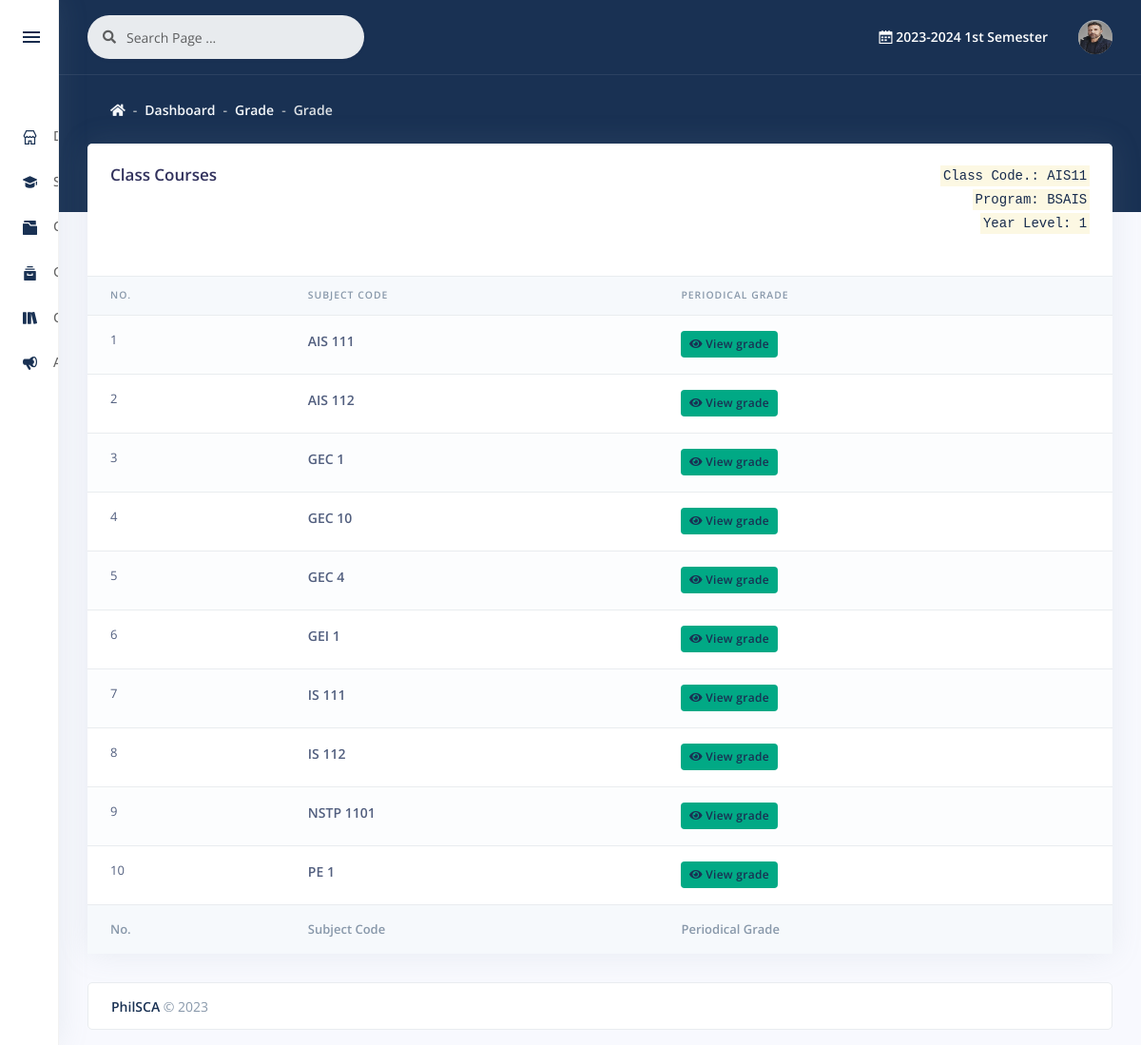
Screenshot of /faculty/grade_class.php?id=5&period=prelim (signed in) with the database file from the repository.
### tables this page shows
CREATE TABLE `period` (
  `id` int(22) NOT NULL,
  `year` text NOT NULL,
  `term` int(11) NOT NULL,
  `status` int(11) NOT NULL,
  `updated_on` datetime DEFAULT NULL,
  `created_on` datetime NOT NULL
);

CREATE TABLE `staff` (
  `id` int(11) NOT NULL,
  `user_id` int(11) DEFAULT NULL,
  `username` text NOT NULL,
  `institute_id` int(11) DEFAULT NULL,
  `position_id` int(11) NOT NULL,
  `created_on` datetime NOT NULL
);

CREATE TABLE `user` (
  `id` int(11) NOT NULL,
  `type` text NOT NULL,
  `username` text NOT NULL,
  `password` text NOT NULL,
  `firstname` text NOT NULL,
  `middlename` text DEFAULT NULL,
  `lastname` text NOT NULL,
  `gender` text DEFAULT NULL,
  `birthdate` date DEFAULT NULL,
  `address` text DEFAULT NULL,
  `phone_no` text DEFAULT NULL,
  `profileImage` text DEFAULT NULL,
  `isPasswordChanged` int(11) NOT NULL,
  `status` int(11) NOT NULL,
  `updated_on` datetime DEFAULT NULL,
  `created_on` datetime NOT NULL
);

CREATE TABLE `class` (
  `id` int(20) NOT NULL,
  `class_code` text NOT NULL,
  `institute_id` int(20) DEFAULT NULL,
  `program_id` int(20) NOT NULL,
  `level` int(11) NOT NULL,
  `period_id` int(11) NOT NULL,
  `slot` int(22) DEFAULT NULL,
  `isSet` int(11) NOT NULL,
  `updated_on` datetime DEFAULT NULL,
  `created_on` datetime NOT NULL
);

CREATE TABLE `program` (
  `id` int(20) NOT NULL,
  `name` text NOT NULL,
  `description` text NOT NULL,
  `institute_id` int(20) NOT NULL,
  `updated_on` datetime NOT NULL,
  `created_on` datetime NOT NULL
);

CREATE TABLE `schedule` (
  `id` int(11) NOT NULL,
  `class_id` int(11) NOT NULL,
  `course_id` int(11) NOT NULL,
  `days` text NOT NULL,
  `time` text NOT NULL,
  `room` text NOT NULL,
  `faculty_id` int(22) NOT NULL,
  `updated_on` datetime DEFAULT NULL,
  `created_on` datetime NOT NULL
);

CREATE TABLE `course` (
  `id` int(20) NOT NULL,
  `subject_code` text NOT NULL,
  `description` text NOT NULL,
  `program_id` int(22) NOT NULL,
  `level` int(22) NOT NULL,
  `term` int(22) NOT NULL,
  `lab_unit` int(11) NOT NULL,
  `lec_unit` int(11) NOT NULL,
  `unit` text NOT NULL,
  `hours` int(11) NOT NULL,
  `prerequisite` int(11) NOT NULL,
  `updated_on` datetime DEFAULT NULL,
  `created_on` datetime NOT NULL
);

### faculty/include/session.php (called while the page is built, shortened)
<?php
	include '../include/conn.php';
		if($_SESSION['type']=='faculty'){
			$stmt = $con->prepare("SELECT *,
				`user`.`id` AS `user_id`,
				`staff`.`id` AS `staff_id`
			 	FROM `user`
				INNER JOIN `staff` ON `staff`.`username` =`user`.`username`
				WHERE `user`.`id` = ? LIMIT 1");
			$stmt->execute([$_SESSION['faculty']]);
			$user = $stmt->fetch(PDO::FETCH_ASSOC);;
		}else{
			echo"<script>window.location.href='../403.php';</script>";
		}

### include/function.php (called while the page is built, shortened)
<?php
	function dbconnect(){
		$DB_HOST='localhost';
		$DB_NAME='dbphilsca';
		$DB_USER='root';
		$DB_PASS='';
		$DB_CHARSET='utf8mb4';
		$dsn = "mysql:host=$DB_HOST;dbname=$DB_NAME;charset=$DB_CHARSET";
		$options = [
			PDO::ATTR_ERRMODE => PDO::ERRMODE_EXCEPTION,
			PDO::ATTR_DEFAULT_FETCH_MODE => PDO::FETCH_ASSOC,
			PDO::ATTR_EMULATE_PREPARES => false,
		];
		try {
			$pdo = new PDO($dsn, $DB_USER, $DB_PASS, $options);
		} catch (PDOException $e) {
			echo "Connection failed: " . $e->getMessage();
			exit;
		}
		return $pdo;
	}
	function getrecord($table, $fields, $data) {
		try {
			$con = dbconnect();
			$fld = implode("=? AND ", $fields) . "=?";
			$sql = "SELECT * FROM `$table` WHERE $fld LIMIT 1";
			$stmt = $con->prepare($sql);
			$stmt->execute($data);
			$row = $stmt->fetch(PDO::FETCH_ASSOC);
		} catch (Exception $e) {
			$_SESSION['error'] = 'Something went wrong: ' . $e->getMessage();
			error_log($e->getMessage(), 0);
			return null;
		}
		$con = null;
		return $row;
	}

### faculty/grade_class.php (the view, shortened to what this page needs)
<?php
	include("include/session.php");
	include("include/header.php");
	include("../include/function.php");
  	include("include/header.php");
	$class=getrecord('class',['id'],[$_GET['id']]);
	?>
	</head>
	<?php include("include/sidebar.php"); ?>
	<div class="main-content" id="panel">
		<?php
			include("include/topnav.php");
			include("include/breadcrumbs.php");
		?>
			<div class="container-fluid mt--6">
				  <div class="row">
					<div class="col">
					<div class="card">
					<div class="card-header border-0">
					  <div class="row">
						<div class="col-6">
						  <h3 class="mb-0">Class Courses</h3>
						</div>
						<div class="col-6 text-right">
							<code class="text-default"><mark class="text-default">Class Code.: <?php echo  htmlspecialchars($class['class_code'], ENT_QUOTES, 'UTF-8');?></mark></code><br>
							<code class="text-default"><mark class="text-default">Program: <?php
							$get_program=getrecord('program',['id'],[$class['program_id']]);
							echo ''.$get_program['name'];?></mark></code><br>
							<code class="text-default"><mark class="text-default">Year Level: <?php echo  htmlspecialchars($class['level'], ENT_QUOTES, 'UTF-8');?></mark></code><br>
							<br>
						</div>
					  </div>
					</div>
					<div class="table-responsive">
              			<table class="table align-items-center table-flush table-striped" id="">
                			<thead class="thead-light">
								<tr>
									<th>No.</th>
									<th>Subject Code</th>
									<th class="">Periodical Grade</th>
								</tr>
							</thead>
							<tfoot class="thead-light">
								<tr>
									<th>No.</th>
									<th>Subject Code</th>
									<th class="">Periodical Grade</th>
								</tr>
							</tfoot>
						<tbody>
							<?php
								try {
									$subject_sql = "SELECT `schedule`.`id` AS `schedule_id`, `course`.`subject_code` AS `course_code`
													FROM `schedule`
													INNER JOIN `course` ON `course`.`id` = `schedule`.`course_id`
													WHERE `schedule`.`class_id` = :class_id
													ORDER BY `schedule`.`id`";
									$subject_stmt = $con->prepare($subject_sql);
									$subject_stmt->bindParam(':class_id', $_SESSION['class'], PDO::PARAM_INT);
									$subject_stmt->execute();
									$subjects = $subject_stmt->fetchAll(PDO::FETCH_ASSOC);
									$cnt=0;
									foreach ($subjects as $subject) {
										$cnt++;
										$schedule_id = htmlspecialchars($subject['schedule_id'], ENT_QUOTES, 'UTF-8');
										$course_code = htmlspecialchars($subject['course_code'], ENT_QUOTES, 'UTF-8');
										echo "<tr>";
											echo "<td>";
												echo "<label>" .$cnt. "</label>";
											echo "</td>";
											echo "<td class=''>";
												echo "<label class='form-control-label'>" .$course_code. "</label>";
											echo "</td>";
											echo "<td class=''>";
													echo "<button type='button' class='btn bg-green text-primary btn-sm ' onclick=\"window.location.href='periodical_grade.php?id={$schedule_id}&period={$_SESSION['period']}'\">";
													echo "<i class='fa fa-eye text-primary' ></i> View grade";
													echo "</button>";
											echo "</td>";
										echo "</tr>";
									}
								} catch (Exception $e) {
								}
							?>
						</tbody>
					  </table>
					</div>
				</div>
			</div>
		</div>
	<?php include("include/footer.php");  ?>
        </div>
      </div>
	</body>
</html>

### faculty/include/topnav.php (shortened to what this page needs)
<?php
  include '../include/conn.php';
	include("include/session.php");
?>
  <nav class="navbar navbar-top navbar-expand navbar-dark bg-primary border-bottom">
    <div class="container-fluid">
      <div class="collapse navbar-collapse" id="navbarSupportedContent">
        <form class="navbar-search navbar-search-light form-inline mr-sm-3" id="navbar-search-main">
          <div class="form-group mb-0">
            <div class="input-group input-group-alternative input-group-merge">
              <div class="input-group-prepend">
                <span class="input-group-text"><i class="fas fa-search"></i></span>
              </div>
              <input class="form-control" placeholder="Search Page ..." onkeyup="showResult(this.value)" type="text">
            </div>
          </div>
        </form>
        <ul class="navbar-nav align-items-center ml-md-auto">
          <li class="nav-item dropdown">
            <p class="nav-link mb-0 text-sm  font-weight-bold text-white" href="#">
              <i class="ni ni-calendar-grid-58"></i>
              <?php
                try {
                    $query = "SELECT * FROM `period` WHERE `status` = '1' LIMIT 1";
                    $stmt = $con->prepare($query);
                    $stmt->execute();
                    $result = $stmt->fetch(PDO::FETCH_ASSOC);
                    if ($result) {
                        echo $result['year'] . " ";
                        if ($result['term'] == '1') echo "1st Semester";
                        else if ($result['term'] == '2') echo "2nd Semester";
                        else if ($result['term'] == '3') echo "Summer";
                        else echo "Unknown Term";
                    } else  echo "No active period found.";
                } catch (PDOException $e) {  echo "Error: " . $e->getMessage(); }
              ?>
            </p>
          </li>
        </ul>
        <ul class="navbar-nav align-items-center ml-auto ml-md-0">
          <li class="nav-item dropdown">
            <a class="nav-link pr-0" href="#" role="button" data-toggle="dropdown" aria-haspopup="true" aria-expanded="false">
              <div class="media align-items-center">
                  <span class="avatar avatar-sm rounded-circle">
                    <?php $userphoto = $user['profileImage'];
                    if ($userphoto == "") :
                    ?>
                      <img src="img/profile.png" alt="Image placeholder">
                    <?php else : ?>
                      <img alt="Image placeholder" src="img/<?php echo htmlentities($userphoto); ?>" style="width:40px;height:35px;border-radius:50%;">
                    <?php endif; ?>
                  </span>
              </div>
            </a>
          </li>
        </ul>
      </div>
    </div>
  </nav>

### assets/css/style.css (style rules this page uses)
:root { --blue: #5e72e4; --indigo: #5603ad; --purple: #8965e0; --pink: #f3a4b5; --red: #f5365c; --orange: #fb6340; --yellow: #ffd600; --green: #01A985; --green2: #128C7E; --green3: #075E54; --teal: #11cdef; --cyan: #2bffc6; --white: #fff; --gray: #8898aa; --gray-dark: #32325d; --light: #ced4da; --lighter: #e9ecef; --primary: #193153; --secondary: #f7fafc; --success: #2dce89; --info: #11cdef; --warning: #fb6340; --danger: #f5365c; --light: #adb5bd; --dark: #212529; --default: #172b4d; --white: #fff; --neutral: #fff; --darker: black; --breakpoint-xs: 0; --breakpoint-sm: 576px; --breakpoint-md: 768px; --breakpoint-lg: 992px; --breakpoint-xl: 1200px; --font-family-sans-serif: Open Sans, sans-serif; --font-family-monospace: SFMono-Regular, Menlo, Monaco, Consolas, 'Liberation Mono', 'Courier New', monospace; }

### rows the page displays
period: year "2023-2024"
staff: user.profileImage (picture)
class: class_code "AIS11", level "1"
program: name "BSAIS"
schedule: course.subject_code "AIS 111"
schedule: course.subject_code "AIS 112"
schedule: course.subject_code "GEC 1"
schedule: course.subject_code "GEC 10"
schedule: course.subject_code "GEC 4"
schedule: course.subject_code "GEI 1"
schedule: course.subject_code "IS 111"
schedule: course.subject_code "IS 112"
schedule: course.subject_code "NSTP 1101"
schedule: course.subject_code "PE 1"

### other values shown
$parentpage "Grade"
$currentpage "Grade"
